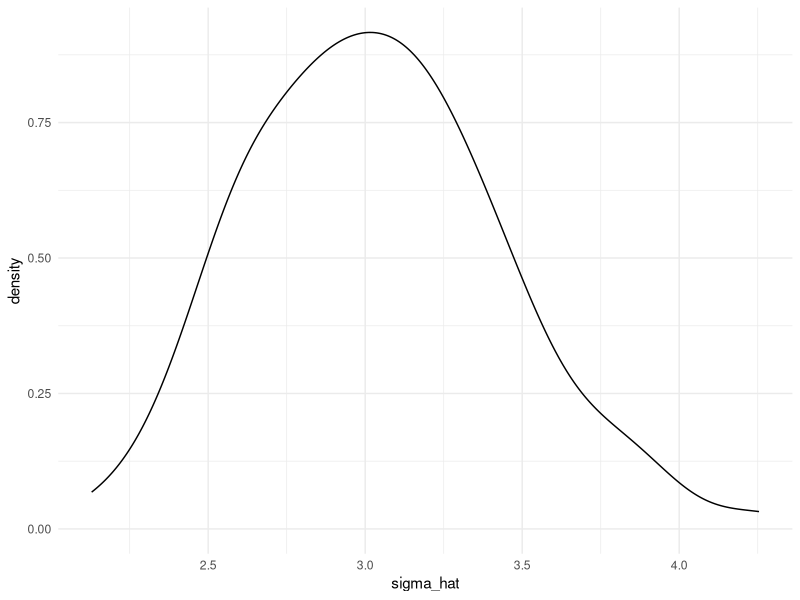
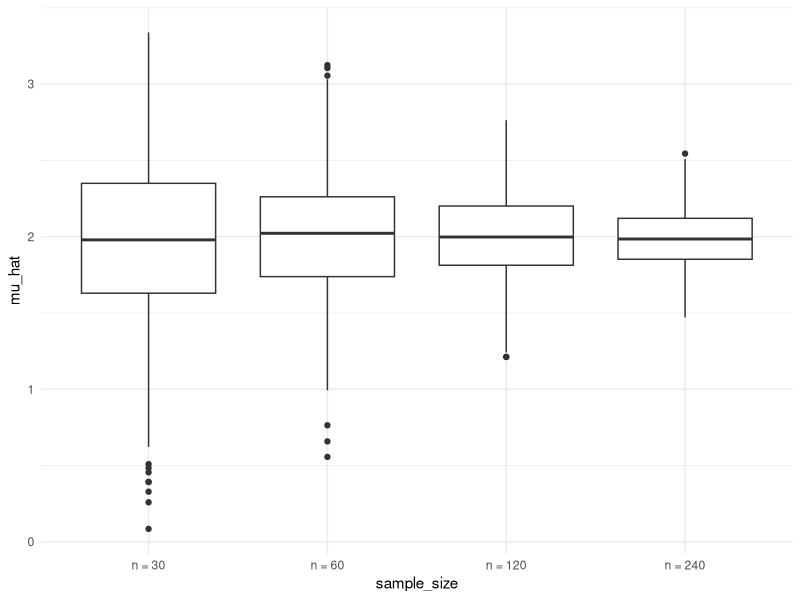

Here is the R script that generated these plots, in order:
## ---- chunk 1
library(tidyverse)
library(purrr)

## Set Global Options 
knitr::opts_chunk$set(
  fig.width = 6,
  fig.asp = .6, 
  out.width = "90%"
)

theme_set(theme_minimal() + theme(legend.position = "bottom"))

options(
  ggplot2.continuous.colour = "viridis",
  ggplot2.continuous.fill = "viridis"
)

scale_colour_discrete = scale_colour_viridis_d
scale_fill_discrete = scale_fill_viridis_d
## ---- chunk 2
sim_mean_sd = function(samp_size, mu = 2, sigma = 3) {
  
  sim_data = tibble(
    x = rnorm(samp_size, mean = mu, sd = sigma),
  )
  
  #returns 
  sim_data %>% 
    summarize(
      mu_hat = mean(x),
      sigma_hat = sd(x)
    )
}
## ---- chunk 3
sim_mean_sd(30)
## ---- chunk 4

#100 times -> I have gone out in to the universe and asked the universe to give me a sample size 30, with a true mean 3 and true standard deviation 40, from a normal distribution 

output = vector("list", length = 100)

for (i in 1:100) {
  output[[i]] = sim_mean_sd(samp_size = 30)
}

bind_rows(output)
## ---- chunk 5

#using rerun() function

sim_results =
  rerun(100, sim_mean_sd(samp_size = 30)) %>%
  bind_rows()

#generating a list, similar to output 
## ---- chunk 6

# population SD is sigma_hat divided sqrt of sample size 

sim_results %>%
  ggplot(aes(x = sigma_hat)) + geom_density()

sim_results %>%
  summarise(
    avg_sample_mean = mean(mu_hat),
    sd_sample_mean = sd(mu_hat)
  )
## ---- chunk 7
n_list = 
  list(
    "n = 30" = 30,
    "n = 60" = 60,
    "n = 120" = 120,
    "n = 240" = 240
  )

output = 
  vector("list", length = 4)


output[[1]] = rerun(100, sim_mean_sd(samp_size = n_list[[1]])) %>% bind_rows()
output[[2]] = rerun(100, sim_mean_sd(samp_size = n_list[[2]])) %>% bind_rows()
## ---- chunk 8
for (i in 1:4) {
  
  output[[i]] =
    rerun(100, sim_mean_sd(samp_size = n_list[[i]])) %>% 
    bind_rows()
  
}
## ---- chunk 9
sim_reults2 <-
  tibble(
  sample_size = c(30, 60, 120, 240)) %>% 
  mutate(
    output_lists = map(.x = sample_size, ~ rerun(1000, sim_mean_sd(.x))),
    estimate_df = map(.x = output_lists, ~ bind_rows(.x))) %>%
  select(-output_lists) %>%
  unnest(estimate_df)
## ---- chunk 10
sim_reults2 %>%
  mutate(sample_size = str_c("n = ", sample_size),
         sample_size = fct_inorder(sample_size)) %>% 
  ggplot(aes(x = sample_size, y = mu_hat)) +
  geom_boxplot()
## ---- chunk 11
sim_reults2 %>%
  group_by(sample_size) %>%
  summarise(
    mean = mean(mu_hat),
    sd = sd(sigma_hat)
  )
